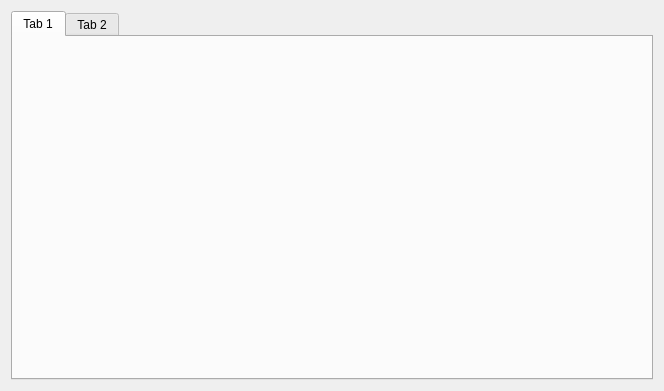
<?xml version="1.0" encoding="UTF-8"?>
<ui version="4.0">
 <class>Storage</class>
 <widget class="QWidget" name="Storage">
  <property name="geometry">
   <rect>
    <x>0</x>
    <y>0</y>
    <width>664</width>
    <height>391</height>
   </rect>
  </property>
  <property name="windowTitle">
   <string>Form</string>
  </property>
  <layout class="QGridLayout" name="gridLayout">
   <item row="0" column="0">
    <widget class="QTabWidget" name="tabWidget">
     <widget class="QWidget" name="tab">
      <attribute name="title">
       <string>Tab 1</string>
      </attribute>
     </widget>
     <widget class="QWidget" name="tab_2">
      <attribute name="title">
       <string>Tab 2</string>
      </attribute>
     </widget>
    </widget>
   </item>
  </layout>
 </widget>
 <resources/>
 <connections/>
</ui>
